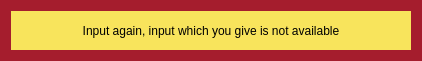
<?xml version="1.0" encoding="UTF-8"?>
<ui version="4.0">
 <class>Dialog</class>
 <widget class="QDialog" name="Dialog">
  <property name="geometry">
   <rect>
    <x>0</x>
    <y>0</y>
    <width>422</width>
    <height>61</height>
   </rect>
  </property>
  <property name="windowTitle">
   <string>Dialog</string>
  </property>
  <property name="styleSheet">
   <string notr="true">background-color: rgb(165, 29, 45);</string>
  </property>
  <layout class="QGridLayout" name="gridLayout">
   <item row="0" column="0">
    <widget class="QLabel" name="label">
     <property name="styleSheet">
      <string notr="true">background-color: rgb(248, 228, 92);</string>
     </property>
     <property name="text">
      <string>Input again, input which you give is not available</string>
     </property>
     <property name="alignment">
      <set>Qt::AlignCenter</set>
     </property>
    </widget>
   </item>
  </layout>
 </widget>
 <resources/>
 <connections/>
</ui>
